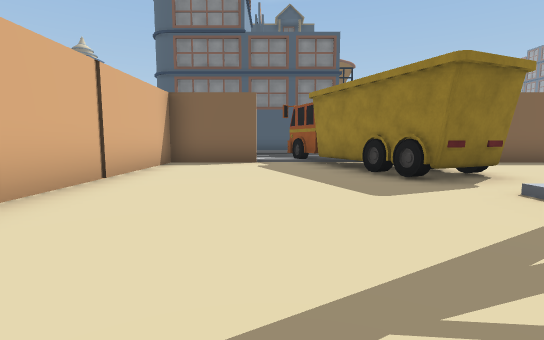
View 1 (above)

13 first-person views from a walk through a 3-D level made in the Unity game engine. The camera is 1.2 m above the floor, tilts 6° down and sees 85° across. The floor is counted in squares, 2 m on a side. Each view is taken from the middle of a square. On the plan, view 1 faces up. The plan holds only what a view shows up to about 9 squares ahead; the rest is blank. The place goes on beyond the plan.

View 2
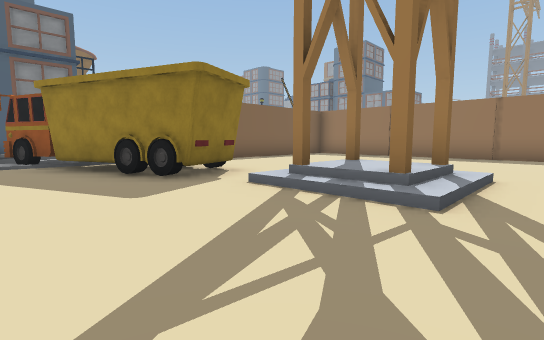

View 3
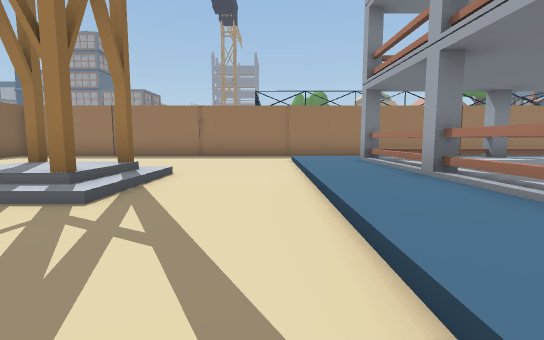

View 4
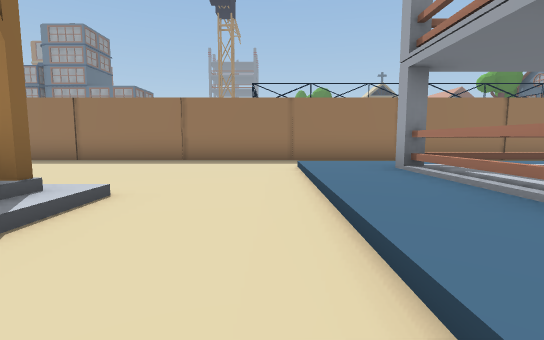

View 5
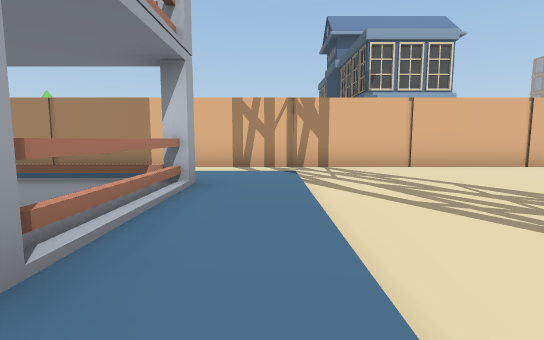

View 6
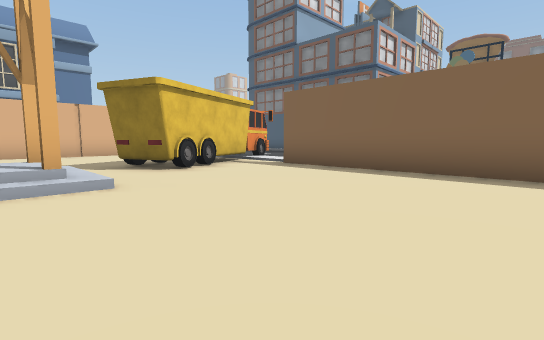

View 7
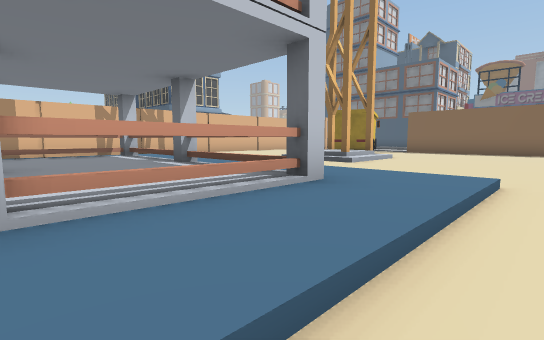

View 8
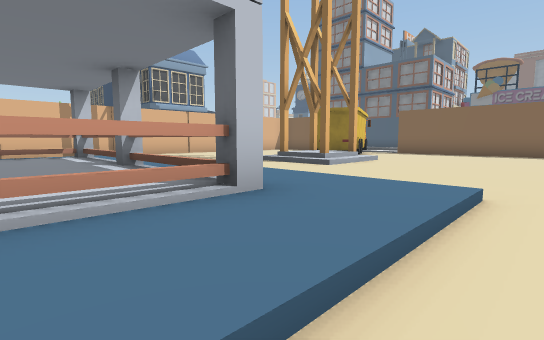

View 9
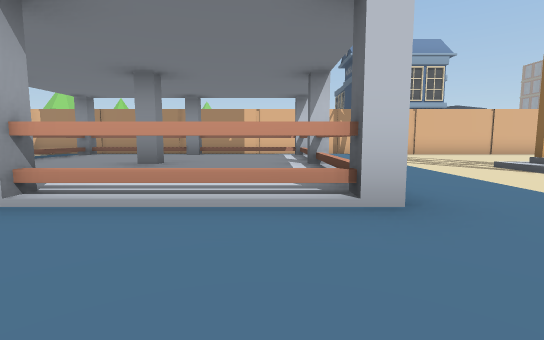

View 10
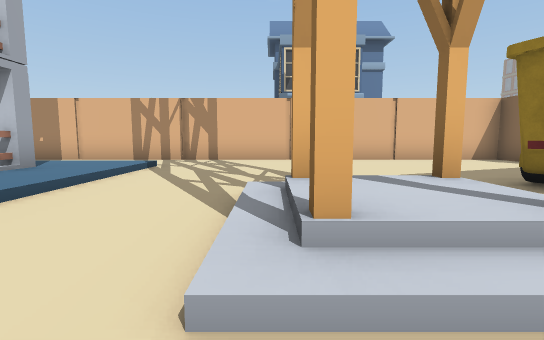

View 11
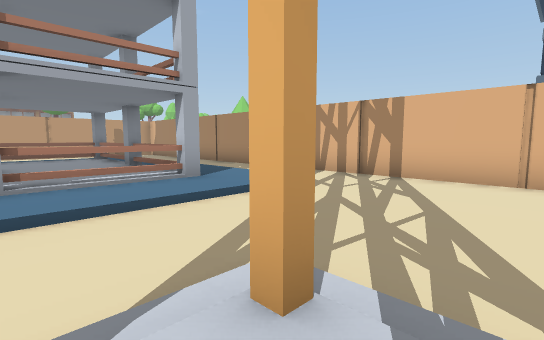

View 12
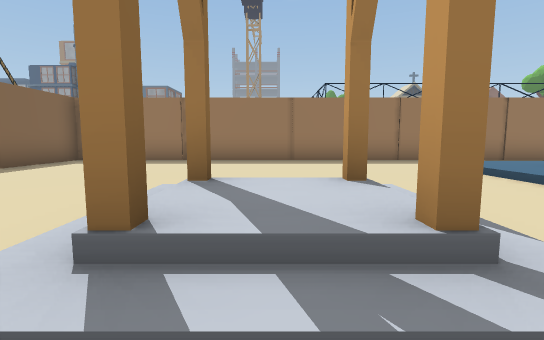

View 13
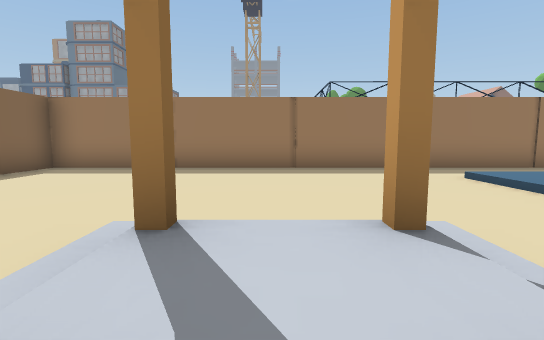

### Floor plan
Key: @ floor where view 1 was taken; # wall or solid block; x gap in a wall; . main floor; : floor 0.25 m higher than the main floor; + floor 0.5 m higher than the main floor; / step, stairs or slope; = window, fence, low wall or low ledge; O other object.
Columns run from 3 left of view 1 to 10 right of it. Each row starts with its distance up from view 1.
  9     O
  8    :O#:
  7 ###.##.#######
  6 #....##......#
  5 #....OO......#
  4 #....O.......#
  3 #.....#/#....#
  2 #...../+/....#
  1 #.....#/#....#
  0 #..@.........#
 -1 #............#
 -2 #..:::::::::.#
 -3 #..:###x###:.#
 -4 #..:#==:==#:.#
 -5 #..:#::::=#:.#
 -6 #  :x  #  x:.#

Where each view was taken, in squares from view 1:
view 1: 0 up, 0 right, facing up
view 2: 0 up, 0 right, facing up-right
view 3: 1 down, 0 right, facing right
view 4: 1 down, 2 right, facing right
view 5: 2 down, 5 right, facing left
view 6: 2 up, 9 right, facing up-left
view 7: 6 down, 9 right, facing up-left
view 8: 5 down, 9 right, facing up-left
view 9: 4 down, 9 right, facing left
view 10: 1 up, 6 right, facing left
view 11: 2 up, 4 right, facing down-left
view 12: 2 up, 2 right, facing right
view 13: 2 up, 3 right, facing right
